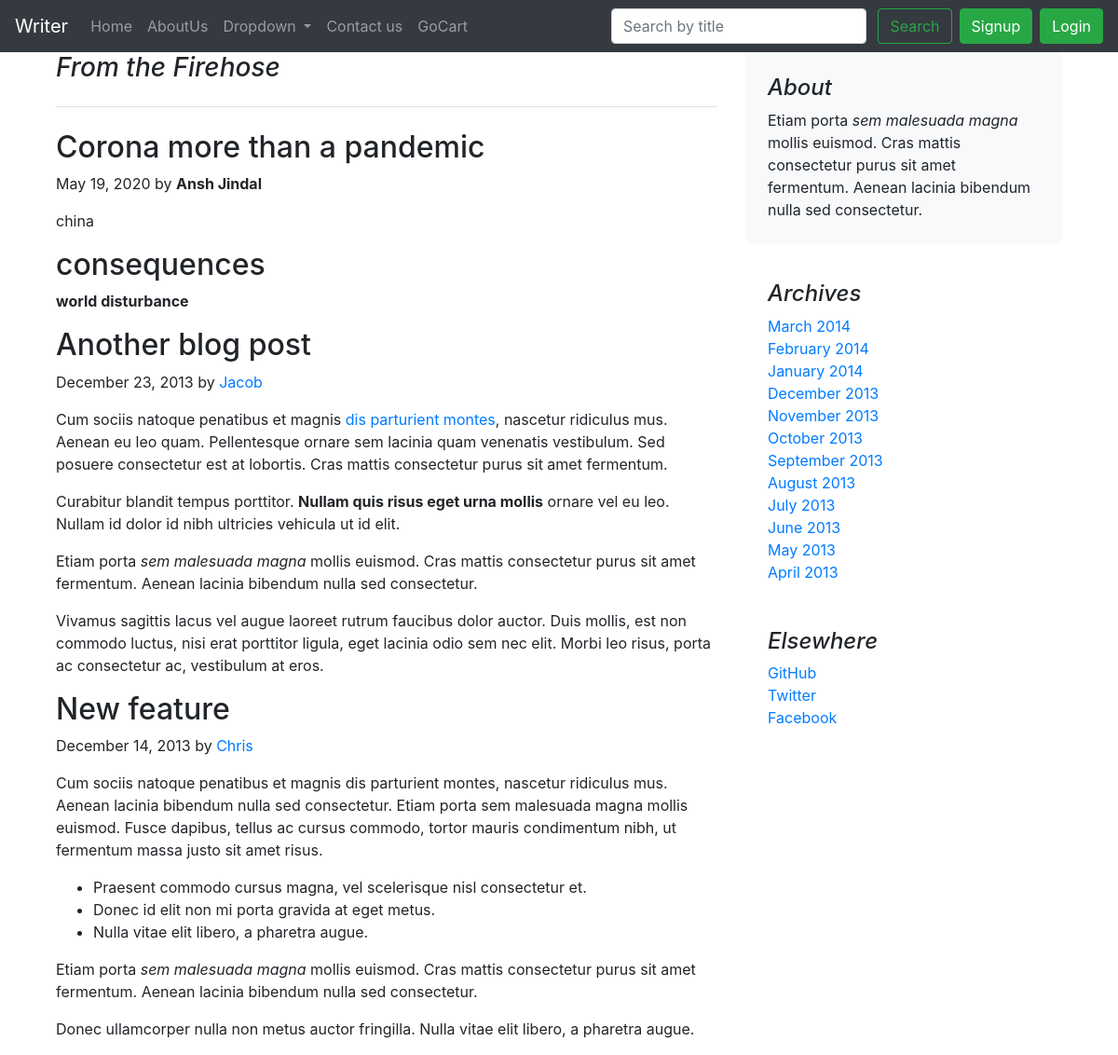
The page /blog/blogpost/1 on the database its author committed.
### blog/models.py (models this page shows, shortened)
class Blogpost(models.Model):
    post_id = models.AutoField(primary_key=True)
    title = models.CharField(max_length=50,default="")
    head0 = models.CharField(max_length=500,default="")
    chead0 = models.CharField(max_length=5000,default="")
    head1 = models.CharField(max_length=500,default="")
    chead1 = models.CharField(max_length=5000,default="")
    head2 = models.CharField(max_length=500,default="")
    chead2 = RichTextUploadingField()
    pub_date = models.DateField("Published Date:")
    thumbnail = models.ImageField(upload_to="shop/images",default="")

### blog/views.py (the view)
# urls.py: path('blogpost/<int:id>', views.blogpost,name="Blogpost"),
def blogpost(request,id):
    blog = Blogpost.objects.filter(post_id=id)
    return render(request,'blog/blogpost.html',{'blog':blog[0]})

### blog/templates/blog/blogpost.html (shortened to what this page needs)
{% extends 'blog/basic.html' %}
{% block body %}
<div class="container">
    <main role="main" class="container">
        <div class="row">
            <div class="col-md-8 blog-main">
                <h3 class="pb-4 mb-4 font-italic border-bottom">
                    From the Firehose
                </h3>
                <div class="blog-post">
                    <h2 class="blog-post-title">{{blog.title}}</h2>
                    <p class="blog-post-meta">{{blog.pub_date}} by <b>Ansh Jindal</b></p>
                    <p>{{blog.chead0|slice:"0:243"}}</p>
                    <h2>{{blog.head1}}</h2>
                    <p><strong>{{blog.chead1|slice:"0:22"}}</strong></p>
                </div>
                <div class="blog-post">
                    <h2 class="blog-post-title">Another blog post</h2>
                    <p class="blog-post-meta">December 23, 2013 by <a href="#">Jacob</a></p>
                    <p>Cum sociis natoque penatibus et magnis <a href="#">dis parturient montes</a>, nascetur ridiculus mus. Aenean eu leo quam. Pellentesque ornare sem lacinia quam venenatis vestibulum. Sed posuere consectetur est at lobortis. Cras mattis consectetur purus sit amet fermentum.</p>
                    <blockquote>
                        <p>Curabitur blandit tempus porttitor. <strong>Nullam quis risus eget urna mollis</strong> ornare vel eu leo. Nullam id dolor id nibh ultricies vehicula ut id elit.</p>
                    </blockquote>
                    <p>Etiam porta <em>sem malesuada magna</em> mollis euismod. Cras mattis consectetur purus sit amet fermentum. Aenean lacinia bibendum nulla sed consectetur.</p>
                    <p>Vivamus sagittis lacus vel augue laoreet rutrum faucibus dolor auctor. Duis mollis, est non commodo luctus, nisi erat porttitor ligula, eget lacinia odio sem nec elit. Morbi leo risus, porta ac consectetur ac, vestibulum at eros.</p>
                </div>
                <div class="blog-post">
                    <h2 class="blog-post-title">New feature</h2>
                    <p class="blog-post-meta">December 14, 2013 by <a href="#">Chris</a></p>
                    <p>Cum sociis natoque penatibus et magnis dis parturient montes, nascetur ridiculus mus. Aenean lacinia bibendum nulla sed consectetur. Etiam porta sem malesuada magna mollis euismod. Fusce dapibus, tellus ac cursus commodo, tortor mauris condimentum nibh, ut fermentum massa justo sit amet risus.</p>
                    <ul>
                        <li>Praesent commodo cursus magna, vel scelerisque nisl consectetur et.</li>
                        <li>Donec id elit non mi porta gravida at eget metus.</li>
                        <li>Nulla vitae elit libero, a pharetra augue.</li>
                    </ul>
                    <p>Etiam porta <em>sem malesuada magna</em> mollis euismod. Cras mattis consectetur purus sit amet fermentum. Aenean lacinia bibendum nulla sed consectetur.</p>
                    <p>Donec ullamcorper nulla non metus auctor fringilla. Nulla vitae elit libero, a pharetra augue.</p>
                </div>
            </div>
            <aside class="col-md-4 blog-sidebar">
                <div class="p-4 mb-3 bg-light rounded">
                    <h4 class="font-italic">About</h4>
                    <p class="mb-0">Etiam porta <em>sem malesuada magna</em> mollis euismod. Cras mattis consectetur purus sit amet fermentum. Aenean lacinia bibendum nulla sed consectetur.</p>
                </div>
                <div class="p-4">
                    <h4 class="font-italic">Archives</h4>
                    <ol class="list-unstyled mb-0">
                        <li><a href="#">March 2014</a></li>
                        <li><a href="#">February 2014</a></li>
                        <li><a href="#">January 2014</a></li>
                        <li><a href="#">December 2013</a></li>
                        <li><a href="#">November 2013</a></li>
                        <li><a href="#">October 2013</a></li>
                        <li><a href="#">September 2013</a></li>
                        <li><a href="#">August 2013</a></li>
                        <li><a href="#">July 2013</a></li>
                        <li><a href="#">June 2013</a></li>
                        <li><a href="#">May 2013</a></li>
                        <li><a href="#">April 2013</a></li>
                    </ol>
                </div>
                <div class="p-4">
                    <h4 class="font-italic">Elsewhere</h4>
                    <ol class="list-unstyled">
                        <li><a href="#">GitHub</a></li>
                        <li><a href="#">Twitter</a></li>
                        <li><a href="#">Facebook</a></li>
                    </ol>
                </div>
            </aside>
        </div>
    </main>
</div>
{% endblock %}

### rows shown on the page
Blogpost: title "Corona more than a pandemic", pub_date "May 19, 2020", chead0 "china", head1 "consequences", chead1 "world disturbance"
